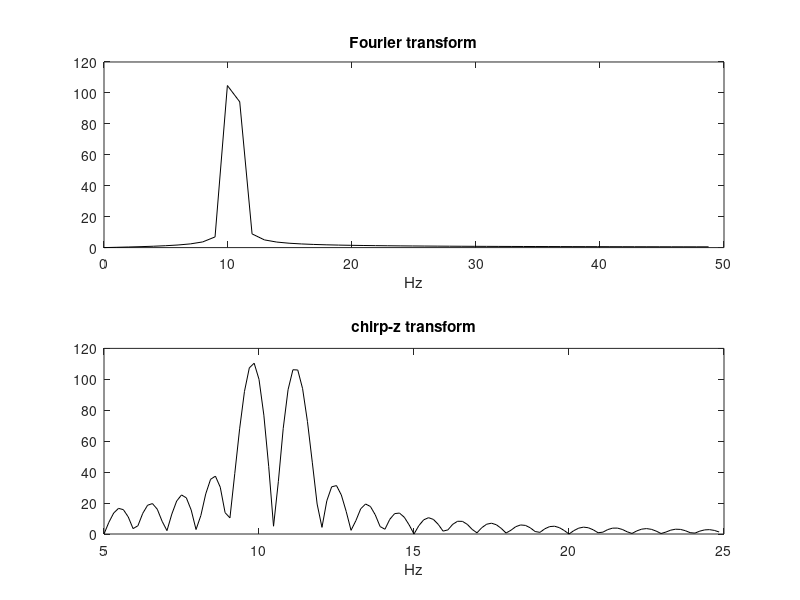

Here is the MATLAB script that generated this plot:
%chirp-z transform of a signal

fs=200; %sampling rate in Hz
t=0:(1/fs):1; %time intervals set (1 seconds)

f1=10; %sine1 frequency in Hz
f2=11; %sine2 frequency in Hz
y=sin(2*pi*f1*t)+sin(2*pi*f2*t); %sum of two sine signals
Ny=length(y);

subplot(2,1,1)
fy=0:(fs/Ny):fs;
sy=fft(y); %the Fourier transform
plot(fy(1:50),abs(sy(1:50)),'k');
title('Fourier transform'); xlabel('Hz');

subplot(2,1,2)
cf1=5; cf2=25; %in Hz
m=128; %number of contour points
w=exp(-j*(2*pi*(cf2-cf1))/(m*fs)); %ratio between contour points
a=exp(j*(2*pi*cf1)/fs); %contour starting point

chy=czt(y,m,w,a); %the chirp-z transform
fhiv=(cf2-cf1)/m; %frequency interval
fhy=cf1:fhiv:(cf2-fhiv);
plot(fhy,abs(chy),'k');
title('chirp-z transform'); xlabel('Hz');
